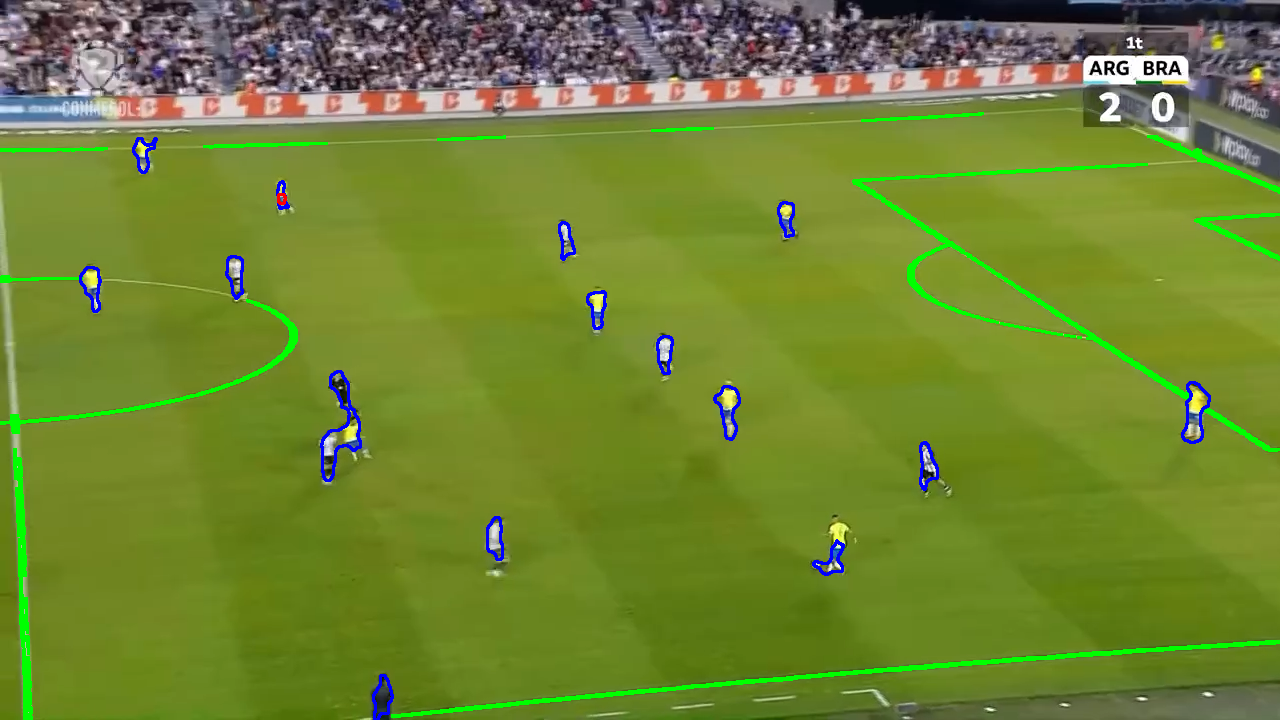
#> input picture tests/test_01_frame31226.png, 1280 x 720 px, given in place of partidoArgVsBrasil_h264.mp4, which was not available
$ jupyter execute Ojo_del_Arbitro_Digital.ipynb   (text cells are left out)
#> lines starting #> are read from the running program, lines starting #| are printed output that depends on the picture; after the words box and inside, x2 and y2 are one past the last pixel; in counts of white or black regions, pixels touching at a corner belong together; pictures that were not available may be replaced by others from this repository, and a replacement may not be noted
[cell 1]
import numpy as np
import cv2
import os
import random
from datetime import datetime
from collections import deque   # cola de píxeles pendientes del Region Growing
import matplotlib.pyplot as plt
# Usamos cv2_imshow porque cv2.imshow no funciona en Colab
from google.colab.patches import cv2_imshow

[cell 2]
def howis(img):
  print('size = ', img.shape)
  print('max  = ', np.max(img))
  print('min  = ', np.min(img))

def show(images, titles):
  # Armamos una figura con una imagen al lado de la otra
  plt.figure(figsize=(6 * len(images), 4))
  for i, (im, t) in enumerate(zip(images, titles)):
    plt.subplot(1, len(images), i + 1)
    # Si es a color la pasamos de BGR (OpenCV) a RGB (estándar)
    if im.ndim == 3:
      plt.imshow(cv2.cvtColor(im, cv2.COLOR_BGR2RGB))
    # Si es una máscara la mostramos en escala de grises (blanco = pertenece)
    else:
      plt.imshow(im, cmap='gray')
    plt.title(t)
    plt.axis('off')
  plt.show()

[cell 3]
# Montamos el Drive para poder leer el video
from google.colab import drive
drive.mount('/content/drive')

# Ruta del video dentro del Drive
VIDEO_PATH = '/content/drive/MyDrive/Colab Notebooks/partidoArgVsBrasil_h264.mp4'
# Con None sale un frame distinto cada vez; con un número se repite siempre el mismo
SEED = None

[cell 4]
def random_frame(path, seed=None):
  # Abrimos el video y contamos cuántos frames tiene
  video = cv2.VideoCapture(path)
  total = int(video.get(cv2.CAP_PROP_FRAME_COUNT))
  # Si no se pudo abrir (ruta mal o formato que OpenCV no lee) avisamos
  if not video.isOpened() or total <= 0:
    raise RuntimeError('Could not open the video, check VIDEO_PATH: ' + path)
  # Elegimos un número de frame al azar
  index = random.Random(seed).randint(0, total - 1)
  # Nos paramos en ese frame y lo leemos
  video.set(cv2.CAP_PROP_POS_FRAMES, index)
  ok, frame = video.read()
#> frame is the input picture: shape (720, 1280, 3); mean B, G, R 50.4, 132.4, 112
  video.release()
  if not ok:
    raise RuntimeError('Could not read frame ' + str(index))
  print('Frame', index, 'of', total)
  return frame, index

image, index = random_frame(VIDEO_PATH, SEED)
#> index = 0
# Verificamos las propiedades de la matriz: alto x ancho x 3 canales
howis(image)
#| size =  (720, 1280, 3)
#| max  =  255
#| min  =  0
cv2_imshow(image)

[cell 5]
# Todos los umbrales juntos para poder ajustarlos según el video
# Los tamaños están como fracción de la imagen para que no dependan de la resolución
P = dict(
  grass_margin = 12,               # G tiene que superar a R y a B por este valor
  grass_min_g = 50,                # luz verde mínima
  grass_max_b = 150,               # azul máximo del pasto
  grass_max_margin = 45,           # diferencia G - R máxima del pasto
  grass_max_r = 150,               # rojo máximo del pasto
  field_min_fraction = 0.20,          # menos de esto de cancha: no es una toma de juego
  white_min = 80,                 # los tres canales por encima de esto (la línea fina se mezcla con el pasto)
  white_max_diff = 120,            # y no tan distintos entre sí
  log_threshold = 6,
  canny_low = 60,                 # umbrales de histéresis de Canny
  canny_high = 120,
  line_min_length = 0.04,          # respecto del ancho
  line_max_thickness = 12,           # en píxeles
  player_min_height = 0.03,             # respecto del alto
  player_min_area = 0.00015,          # respecto del área
  player_min_width = 0.08,            # ancho medio respecto del alto
  player_min_fill = 0.20,          # área / rectángulo que lo encierra
  player_min_ratio = 0.6,          # alto mínimo respecto del ancho
  player_close_passes = 3,         # pasadas para unir las partes de un jugador
  player_margin = 3,               # píxeles que se agranda el contorno
  player_min_contrast = 10,        # desvío mínimo de gris adentro del jugador
  ball_min_area = 0.000008,
  ball_max_area = 0.0006,
  ball_min_circularity = 0.8,          # 1 = círculo perfecto
  ball_min_brightness = 100,
  ball_aspect_range = (0.6, 1.6),  # ancho / alto
  ball_min_grass_around = 0.6,     # fracción de pasto en el borde que rodea a la pelota
  # Rectángulos (x0, y0, x1, y1) del logo y el marcador, como fracción de la imagen
  sideline_min_length = 0.6,       # un lateral cruza al menos esto del ancho
  sideline_margin = 5,             # píxeles de tolerancia para los pies sobre el lateral
  referee_max_value = 70,          # oscuro: los tres canales por debajo de esto
  referee_min_dark = 0.30,         # fracción mínima de oscuro para ser el árbitro
  overlay_boxes = [(0.03, 0.04, 0.13, 0.18), (0.83, 0.04, 0.94, 0.19)],
)

[cell 6]
# Núcleo gaussiano 3x3 con el factor 1/16: suaviza dando más peso al centro
GAUSS_KERNEL = (1/16) * np.array([[1, 2, 1],
                                  [2, 4, 2],
                                  [1, 2, 1]], dtype=np.float32)

# Núcleo Laplaciano 3x3 de 4 vecinos: da 0 en zonas uniformes
LAPLACE_KERNEL = np.array([[0,  1, 0],
                           [1, -4, 1],
                           [0,  1, 0]], dtype=np.float32)

# Filtro promedio 3x3
MEAN_KERNEL = np.ones((3, 3), dtype=np.float32) / 9

def split_channels(img):
  # Separamos los canales. OpenCV guarda en orden B, G, R
  # Pasamos a int16 para poder restar sin que el resultado se desborde
  B = img[:, :, 0].astype(np.int16)
  G = img[:, :, 1].astype(np.int16)
  R = img[:, :, 2].astype(np.int16)
  return R, G, B

def smooth_mask(mask, times, threshold=0.5):
  # Aplicamos el gaussiano sobre la máscara y volvemos a binaria con un umbral
  # Así se borran los puntos sueltos de ruido
  m = mask.astype(np.float32)
  for _ in range(times):
    m = cv2.filter2D(m, -1, GAUSS_KERNEL)
  return m > threshold

def grow_mask(mask, times):
  # Con el promedio 3x3, si algún vecino era blanco el píxel pasa a blanco
  # La máscara crece 1 píxel por pasada
  m = mask.astype(np.float32)
  for _ in range(times):
    m = cv2.filter2D(m, -1, MEAN_KERNEL)
  return m > 0.01

def close_gaps(mask, times):
  # Agrandamos la máscara y después agrandamos el fondo (NOT) la misma cantidad
  # Se tapan los huecos chicos sin cambiar el tamaño general
  return ~grow_mask(~grow_mask(mask, times), times)

[cell 7]
def grass_mask(img, p=P):
  R, G, B = split_channels(img)
  # Creamos máscaras binarias con reglas sobre cada canal
  m1 = G > R + p['grass_margin']    # más verde que rojo
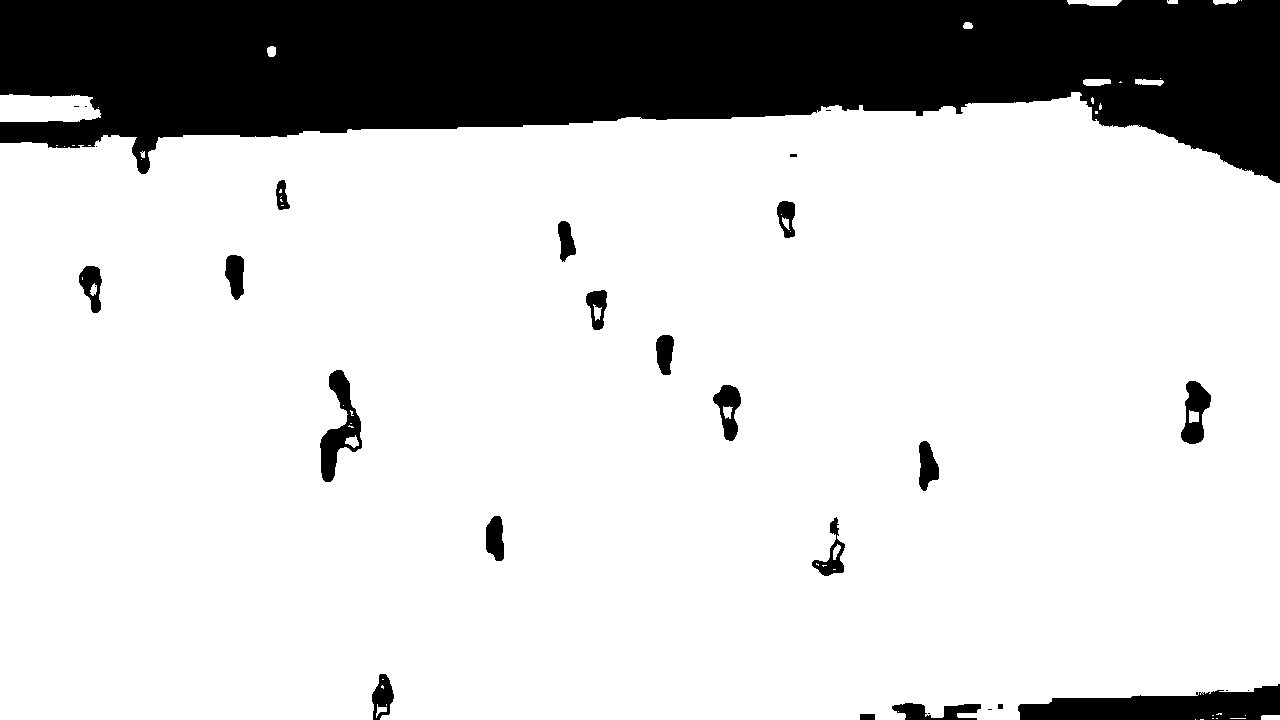
#> m1: shape (720, 1280) bool; 80.8% white; 30 black regions (10 under 20 px), largest, box (x1, y1, x2, y2) and area: (0, 0, 1280, 183) 159502, (1018, 684, 1280, 720) 6186, (320, 370, 362, 482) 1966
  m2 = G > B + p['grass_margin']    # más verde que azul
#> m2: shape (720, 1280) bool; 84.2% white; 30 black regions (12 under 20 px), largest, box (x1, y1, x2, y2) and area: (0, 0, 1280, 177) 137899, (320, 370, 362, 482) 1216, (372, 674, 394, 720) 657
  m3 = G > p['grass_min_g']         # con suficiente luz
#> m3: shape (720, 1280) bool; 96.6% white; 552 black regions (363 under 20 px), largest, box (x1, y1, x2, y2) and area: (835, 0, 1280, 26) 8467, (320, 370, 362, 482) 1162, (527, 0, 613, 32) 781
  m4 = B < p['grass_max_b']         # sin mucho azul: la pelota blanca también es verdosa pero tiene B alto
#> m4: shape (720, 1280) bool; 95.2% white; 531 black regions (330 under 20 px), largest, box (x1, y1, x2, y2) and area: (0, 42, 497, 128) 8251, (504, 55, 1198, 116) 7035, (534, 69, 597, 108) 1368
  m5 = G < R + p['grass_max_margin'] # no tan saturado: el buzo flúor del arquero no es pasto
#> m5: shape (720, 1280) bool; 98.2% white; 29 black regions (7 under 20 px), largest, box (x1, y1, x2, y2) and area: (391, 640, 1280, 718) 4123, (852, 163, 1189, 400) 3953, (13, 448, 33, 720) 2181
  m6 = R < p['grass_max_r']         # poco rojo: la camiseta amarilla de Brasil tiene R alto
#> m6: shape (720, 1280) bool; 94% white; 591 black regions (385 under 20 px), largest, box (x1, y1, x2, y2) and area: (0, 40, 1196, 128) 35001, (2, 283, 18, 414) 694, (1152, 92, 1174, 122) 436
  # El píxel tiene que cumplir todas las condiciones (AND)
  return m1 & m2 & m3 & m4 & m5 & m6
#> returned value: shape (720, 1280) bool; 78.3% white; 63 black regions (31 under 20 px), largest, box (x1, y1, x2, y2) and area: (0, 0, 1280, 452) 170577, (0, 183, 298, 720) 7167, (1018, 684, 1280, 720) 6192

grass = grass_mask(image)
show([image, grass], ['Frame', 'Grass'])
#> the loop in show, `for i, (im, t) in enumerate(zip(images, titles)):` made 2 passes
#> t on passes 1 to 2: 'Frame', 'Grass'
#> in show, `plt.show()`:
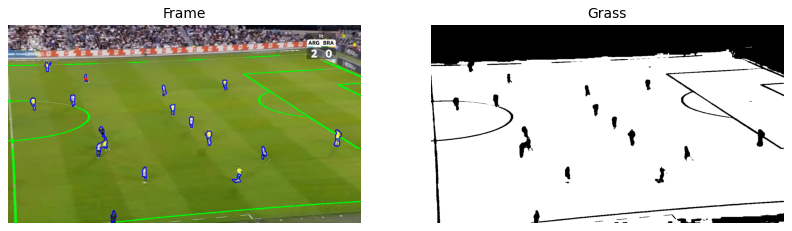
#> figure drawn by matplotlib, 2 panels

[cell 8]
def region_growing(mask, seed):
  # Region Growing sobre una máscara binaria: el criterio de similitud es igualdad exacta
  height, width = mask.shape
  region = np.zeros((height, width), dtype=bool)
  pending = deque([seed])
  region[seed] = True
  while pending:
    y, x = pending.popleft()
    # Conectividad 4: arriba, abajo, izquierda y derecha
    for dy, dx in ((-1, 0), (1, 0), (0, -1), (0, 1)):
      ny, nx = y + dy, x + dx
      # Si está dentro de la imagen, es pasto y todavía no está en la región, la región crece
      if 0 <= ny < height and 0 <= nx < width and mask[ny, nx] and not region[ny, nx]:
        region[ny, nx] = True
        pending.append((ny, nx))
  return region

def field_region(grass, p=P):
  height, width = grass.shape
  # Tapamos las líneas (no son pasto y cortarían la cancha en pedazos) y sacamos puntos sueltos
  clean = smooth_mask(close_gaps(grass, 3), 4)
#> call 2 of grow_mask, with times = 3
#> in grow_mask (call 2), `return m > 0.01`:
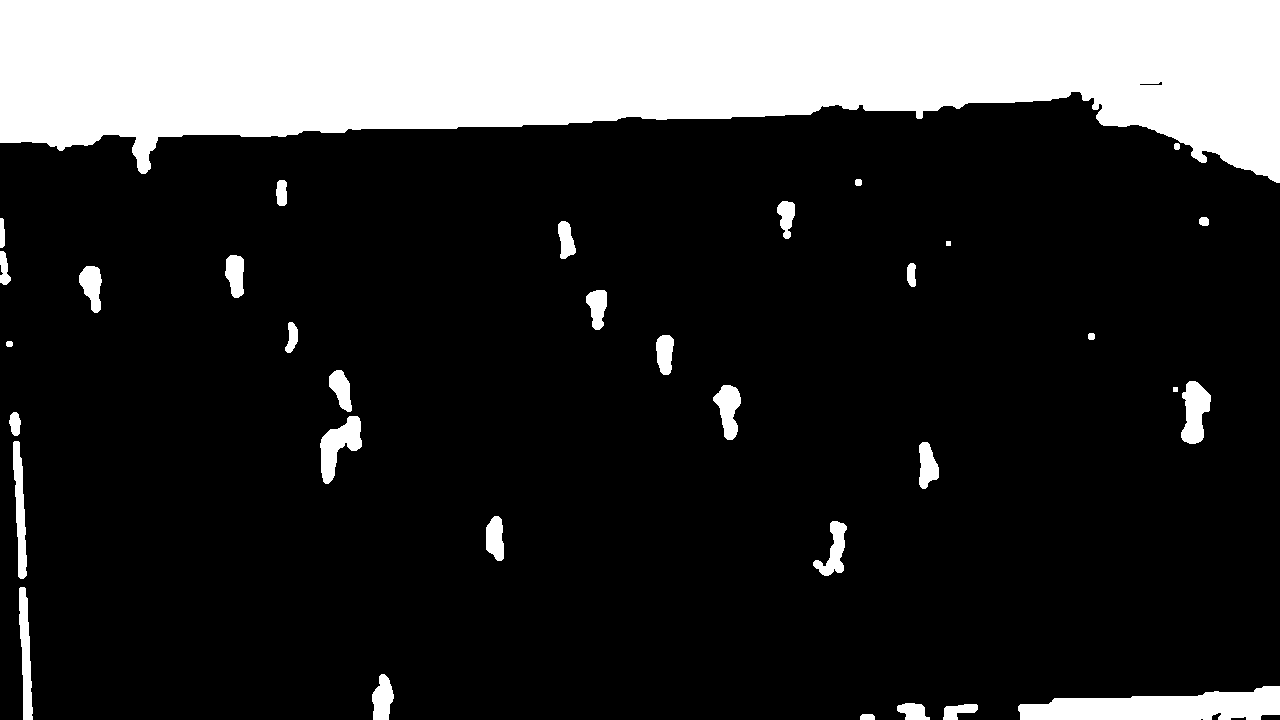
#> returned value: shape (720, 1280) bool; 20% white; 34 white regions, largest, box (x1, y1, x2, y2) and area: (0, 0, 1280, 183) 162798, (1018, 686, 1280, 720) 6122, (320, 416, 362, 484) 1432
  # Muestreo: tomamos 1 de cada 4 píxeles para que el crecimiento sea más rápido
  small = clean[::4, ::4]
#> small: shape (180, 320) bool; 79.8% white; 33 black regions (13 under 20 px), largest, box (x1, y1, x2, y2) and area: (0, 0, 320, 46) 10320, (255, 172, 320, 180) 373, (80, 104, 91, 121) 85

  ys, xs = np.nonzero(small)
  if len(xs) == 0:
    return None
  # Probamos tres semillas abajo (izquierda, centro, derecha) y nos quedamos con la región más grande
  # Así, si una semilla cae en una isla de pasto chica, las otras encuentran la cancha
  region = np.zeros(small.shape, dtype=bool)
  for fx in (0.25, 0.5, 0.75):
    i = np.argmin((xs - small.shape[1] * fx) ** 2 + (ys - small.shape[0] * 0.75) ** 2)
    # Hacemos crecer la región desde la semilla. Así no tomamos el verde de la tribuna o de los carteles
    candidate = region_growing(small, (ys[i], xs[i]))
    if candidate.sum() > region.sum():
      region = candidate
#> this loop made 3 passes
#> i on passes 1 to 3: 32280, 32356, 32433
  # Si la región es muy chica el frame no muestra la cancha
  if region.mean() < p['field_min_fraction']:
    return None
  # La cancha llega al borde de abajo o cruza de lado a lado; un cartel LED verde no
  if not (region[-1].any() or (region[:, 0].any() and region[:, -1].any())):
    return None
  # Volvemos al tamaño original con escalamiento
  region = cv2.resize(region.astype(np.uint8), (width, height), interpolation=cv2.INTER_NEAREST)
#> region: shape (720, 1280); values 0 (black) and 1 (white), 79.8% white; 33 black regions (2 under 20 px)

  # Rellenamos el contorno exterior para que jugadores y líneas queden adentro
  contours, _ = cv2.findContours(region, cv2.RETR_EXTERNAL, cv2.CHAIN_APPROX_SIMPLE)
#> contours = 1 contour; box (x1, y1, x2, y2) and area: (0, 92, 1280, 720) 745009
  field = np.zeros((height, width), np.uint8)
  cv2.drawContours(field, [max(contours, key=cv2.contourArea)], -1, 1, thickness=-1)
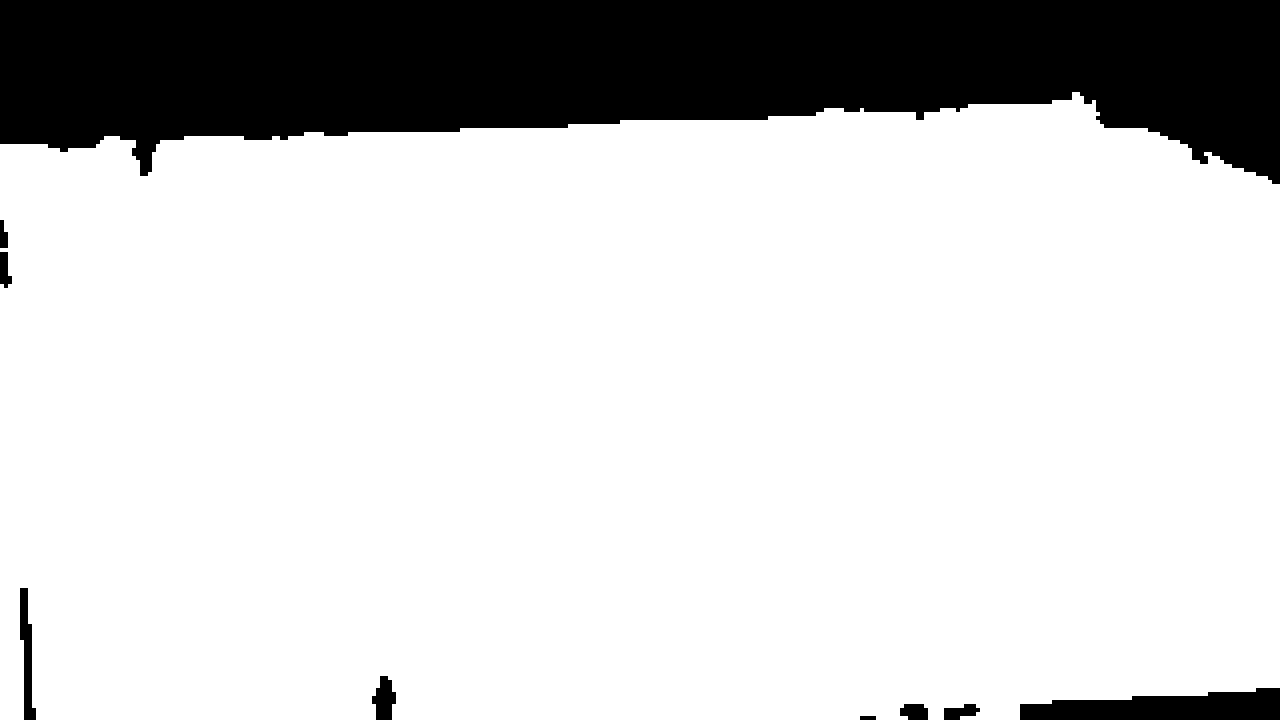
#> field: shape (720, 1280); values 0 (black) and 1 (white), 81.1% white; 9 black regions, largest, box (x1, y1, x2, y2) and area: (0, 0, 1280, 184) 165104, (1020, 688, 1280, 720) 6048, (20, 588, 36, 720) 1168
  # La agrandamos un poco para incluir las líneas del borde
  field = grow_mask(field, 3)
#> (the rest of the program and of its run is left out)
